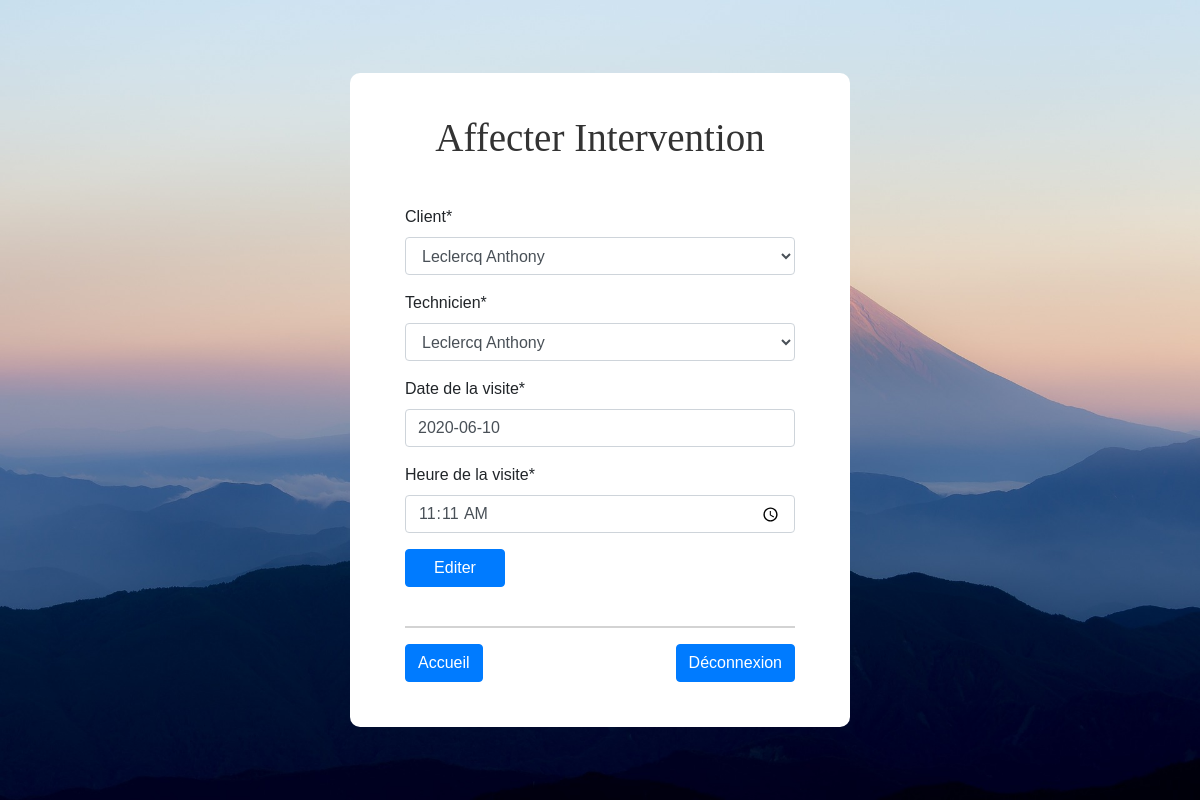
The page /editer_intervention/67/1 (signed in) on the database its author committed.
### sitePPE/models.py (models this page shows)
class Intervention(models.Model):
    date_visite = models.DateField(verbose_name="Date de la visite")
    heure_visite = models.TimeField(verbose_name="Heure de la visite")
    matricule_technicien = models.ForeignKey('Technicien', on_delete=models.CASCADE, verbose_name='Technicien')
    numero_client = models.ForeignKey('Client', on_delete=models.CASCADE, verbose_name='Client')
    statut = models.BooleanField(default=False,)
    class Meta:
        ordering = ['date_visite', 'heure_visite']

### sitePPE/views.py (the view, shortened to what this page needs)
# urls.py: path('editer_intervention/<int:id>/<int:numero_client>', views.editerIntervention, name='editerIntervention'),
@login_required(login_url="connexion")
def editerIntervention(request, id, numero_client):
    intervention = Intervention.objects.get(id=id)
    client = Client.objects.get(id=numero_client)
    date = intervention.date_visite
    date1 = str(date.year) + "-" + str(date.month) + "-" + str(date.day)
    form = EditerInterventionForm(request.POST or None, instance=intervention)
    form.fields['matricule_technicien'].queryset = Technicien.objects.filter(numero_agence_id=client.numero_agence.id)
    form.fields['numero_client'].queryset = Client.objects.filter(id=numero_client)
    return render(request, 'sitePPE/EditerIntervention.html', locals())

### sitePPE/forms.py
class EditerInterventionForm(forms.ModelForm):
    class Meta:
        model = Intervention
        fields = ('numero_client', 'matricule_technicien', 'date_visite', 'heure_visite')
        widgets = {
            'date_visite': forms.DateInput(attrs={'class': 'datetime-input'}),
            'heure_visite': forms.TimeInput(attrs={'type': 'time'}),
        }

### sitePPE/models.py (called while the page is built)
    def __str__(self):
        return self.nom + " " + self.prenom

    def __str__(self):
        return self.nom + " " + self.prenom

### sitePPE/templates/sitePPE/editerIntervention.html (shortened to what this page needs)
{% load crispy_forms_filters %}
{% load static %}
<!DOCTYPE html>
<html lang="en">
<head>
    <link rel="stylesheet" href="https://stackpath.bootstrapcdn.com/bootstrap/4.1.3/css/bootstrap.min.css">
    <link rel="stylesheet" href="https://maxcdn.bootstrapcdn.com/font-awesome/4.7.0/css/font-awesome.min.css">
    <link href="https://unpkg.com/gijgo@1.9.11/css/gijgo.min.css" rel="stylesheet" type="text/css"/>
    <link rel="stylesheet" href="{% static "sitePPE/css/main.css" %}" />
</head>
<body>
<div class="container-contact100">
    <div class="wrap-contact100" >
        <span class="contact100-form-title">
                Affecter Intervention
        </span>
        <form method="post" action="" autocomplete="off">
            {{ form|crispy }}
            <button type="submit" class="btn btn-primary" style="width: 100px">Editer</button>
        </form>
        <hr style="height:2px;border-width:0;color:gray;background-color:lightgray; margin-top: 10%">
        <a href="{% url 'accueil1' %}"><button style="float: left" class="btn btn-primary">Accueil</button></a>
        <a href="{% url 'logout' %}"><button style="float: right" class="btn btn-primary">Déconnexion</button></a>
    </div>
</div>
</body>
</html>

### sitePPE/static/sitePPE/css/main.css (style rules this page uses)
* { margin: 0px; padding: 0px; box-sizing: border-box; }
body, html { height: 100%; font-family: Poppins-Regular, sans-serif; }
.container-contact100 { width: 100%; min-height: 100vh; display: -webkit-box; display: -webkit-flex; display: -moz-box; display: -ms-flexbox; display: flex; flex-wrap: wrap; justify-content: center; align-items: center; padding: 15px; background: url("../images/hero-bg.jpg") top center; background-size: cover; position: relative; }
.wrap-contact100 { width: 500px; background: #fff; border-radius: 10px; overflow: hidden; padding: 42px 55px 45px 55px; }
.contact100-form-title { display: block; font-family: Poppins-Bold; font-size: 39px; color: #333333; line-height: 1.2; text-align: center; padding-bottom: 44px; }

### rows shown on the page
Intervention: numero_client "Leclercq Anthony", matricule_technicien "Leclercq Anthony", date_visite "2020-06-10", heure_visite "11:11:00"
